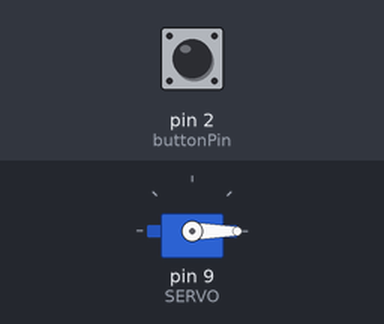
This sketch was run on a simulated Arduino Uno, built with avr-gcc and run on an emulated ATmega328P. Parts: servo. The test bench sets the inputs (shaded band); at power-on: pin 2 (buttonPin) LOW.

Above: at 2.2 s.
2.3 s: pin 2 (buttonPin) pulled HIGH for 0.15 s
At 3.5 s:
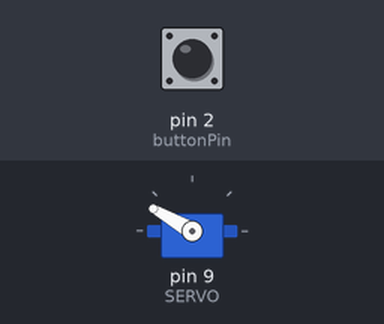
3.9 s: pin 2 (buttonPin) pulled HIGH for 1 s
At 4.9 s:
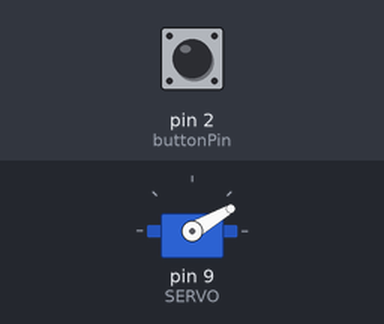
6.4 s: pin 2 (buttonPin) pulled HIGH for 3.2 s
At 6.8 s:
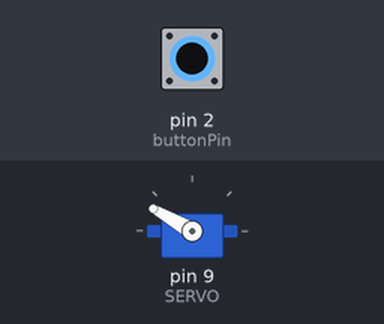
Timing chart, 0 to 9.4 s (numbered marks = the images above; inputs shaded):
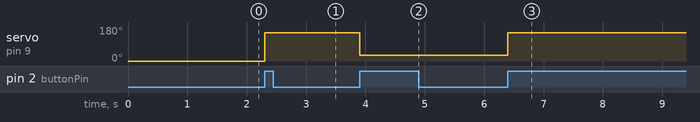

Measured:
- after the input at 2.3 s, servo on pin 9 (SERVO): 0° → 150° at once
- after the input at 3.9 s, servo on pin 9 (SERVO): 150° → 30° at once
- after the input at 6.4 s, servo on pin 9 (SERVO): 30° → 150° at once

The sketch:

interrupt_button_servo.ino
```cpp
#include <Servo.h>

const int SERVO = 9;
Servo servo;
const int buttonPin = 2;

int servo_state = 30;
bool servo_state_changed = false;

void buttonPressed() {
  servo_state = (servo_state == 30) ? 150 : 30;
  servo_state_changed = true;
}

void setup() {
  pinMode(buttonPin, INPUT);
  attachInterrupt(digitalPinToInterrupt(buttonPin), buttonPressed, RISING);
  servo.attach(SERVO);
  servo.write(0);
  delay(1000);
}

void loop() {
  if (servo_state_changed) {
    servo_state_changed = false;
    servo.write(servo_state);
  }
}
```
